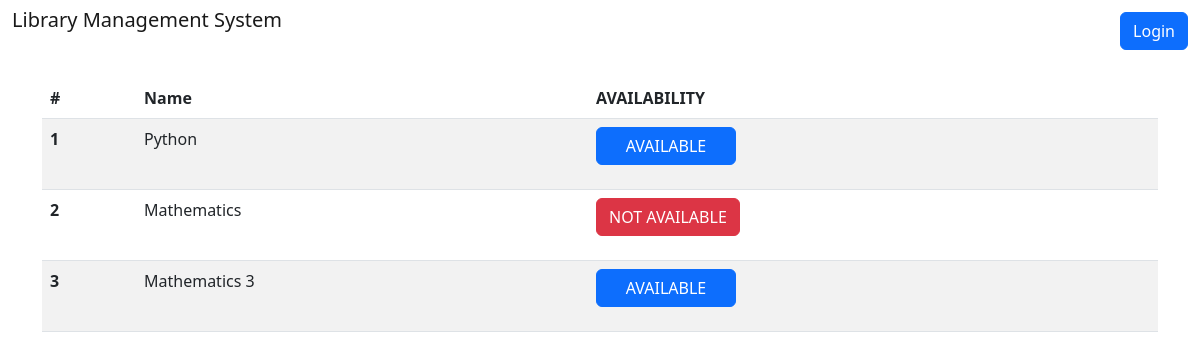
The app's page /, older data.
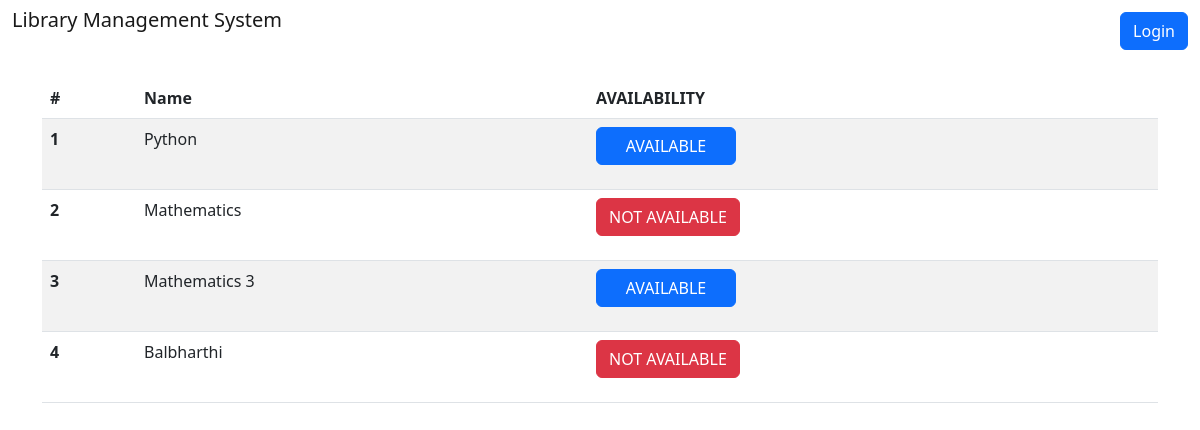
The same page, newer data.
### main/models.py (models this page shows, shortened)
class Books(models.Model):
    book_name = models.CharField(max_length=50)
    status = models.CharField(max_length=50,default='Available')

### main/views.py (the view)
# urls.py: path('', views.index, name='home'),
def index(request):
    b = Books.objects.all()
    return render(request,'index.html', {'books': b})

### main/templates/index.html (shortened to what this page needs)
{% load static %}
<!DOCTYPE html>
<html lang="en">
<head>
    <link href="https://cdn.jsdelivr.net/npm/bootstrap@5.2.0-beta1/dist/css/bootstrap.min.css" rel="stylesheet">
    <link rel="stylesheet" href="{% static 'style.css' %}">
</head>
<body>
    <nav class="navbar navbar-inverse">
        <div class="container-fluid">
            <div class="navbar-header">
                <a class="navbar-brand" href="#"><h5>Library Management System</h5></a>
            </div>
            {% if user.is_authenticated  %}
                <div class="nav navbar-nav">
                    {% comment %} <a href="/login"><button class="btn btn-primary mb-3">Login</button></a> {% endcomment %}
                    <div class="dropdown">
                        <a class="btn btn-primary dropdown-toggle" href="#" role="button" id="dropdownMenuLink" data-bs-toggle="dropdown" aria-expanded="false">
                          {{ user }}
                        </a>
                        <ul class="dropdown-menu" style="position: absolute; left:-78px" aria-labelledby="dropdownMenuLink">
                          <li><a class="dropdown-item" href="#">info</a></li>
                          <li><hr class="dropdown-divider"></li>
                          <li><a class="dropdown-item" href="{% url 'logout' %}">Logout</a></li>
                        </ul>
                      </div>
                </div>
            {% else %}
                <div class="nav navbar-nav">
                    <a href="/login"><button class="btn btn-primary mb-3">Login</button></a>
                </div>
            {% endif %}
        </div>
    </nav>
    <div class="container">
        <table class="table table-striped">
            <thead>
              <tr>
                <th scope="col">#</th>
                <th scope="col">Name</th>
                <th scope="col">AVAILABILITY</th>
              </tr>
            </thead>
            <tbody>
              {% for i in books %}
                <th scope="row">{{ i.id }}</th>
                <td>{{ i.book_name }}</td>
                {% if user.is_authenticated %}
                    <td><input class="btn btn-secondary mb-3" type="button" value="{{ i.status }}"></td>
                    <td>
                        <a href="{% url 'del_books' i.id %}"><input class="btn btn-danger mb-3" type="button" value="DELETE" name='delete'></a>
                    </td>
                {% else %}
                    {% if i.status == 'AVAILABLE' %}
                        <td><input class="btn btn-primary mb-3" type="button" value="    {{ i.status }}    "></td>
                    {% else %}
                        <td><input class="btn btn-danger mb-3" type="button" value="{{ i.status }}"></td>
                    {% endif %}
                {% endif %}
              {% endfor %}
            </tbody>
          </table>
    </div>
</body>
</html>

Row changes from the older to the newer data that the page shows:
added Books: id "4", book_name "Balbharthi", status "NOT AVAILABLE"
